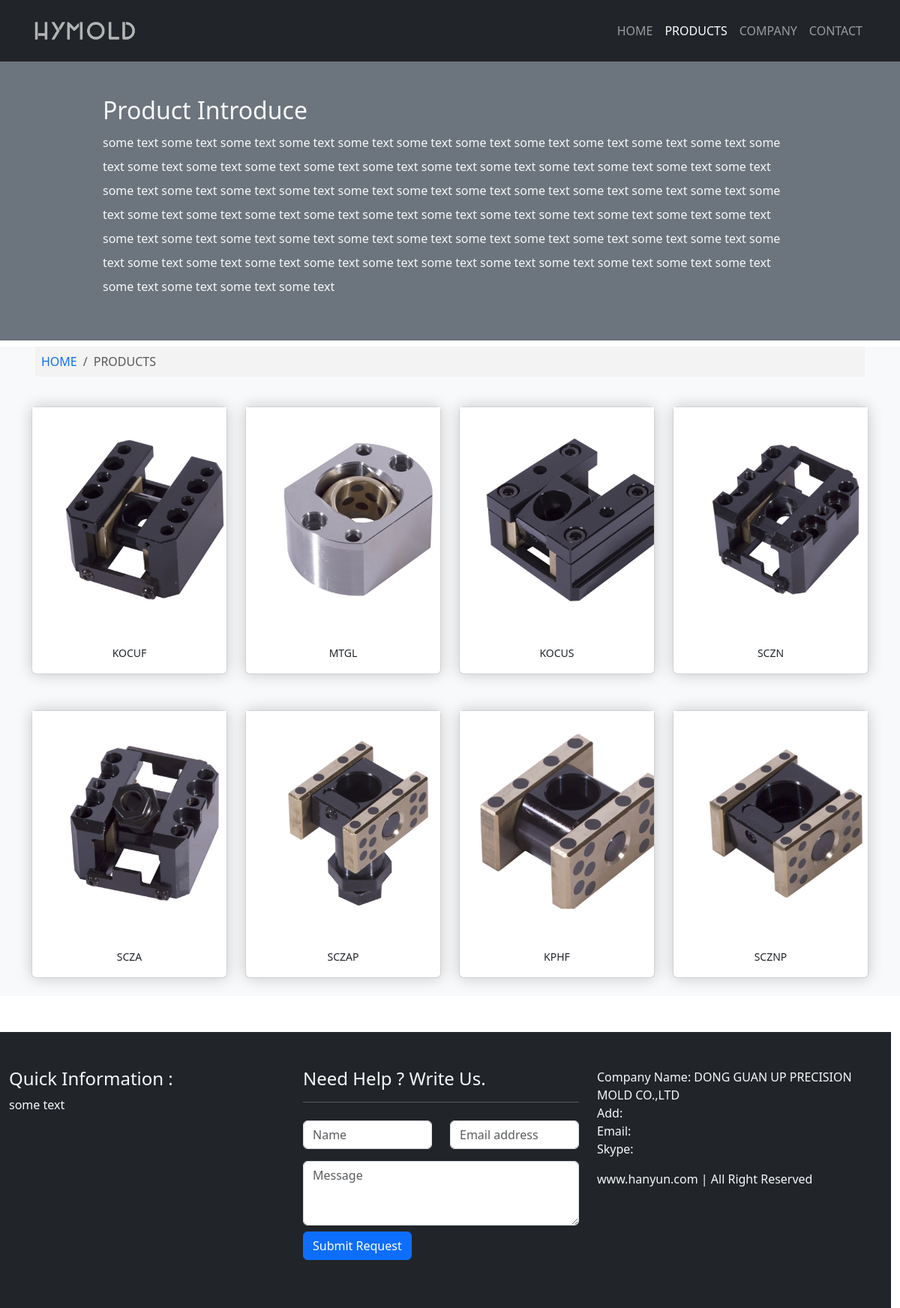
Page /products on the committed database.
### app.py (models this page shows)
class Product(db.Model):
    __tablename__ = 'product'
    id = db.Column(db.Integer, primary_key=True)
    name = db.Column(db.String(20))
    price = db.Column(db.Float)
    description = db.Column(db.String(200))
    content = db.Column(db.Text())
    timestamp = db.Column(db.DateTime, nullable=False, default=datetime.now, index=True)
    clicks = db.Column(db.Integer)

class Photo(db.Model):
    __tablename__ = 'photo'
    id = db.Column(db.Integer, primary_key=True)
    filename = db.Column(db.String(100))
    timestamp = db.Column(db.DateTime, nullable=False, default=datetime.now, index=True)
    product_id = db.Column(db.Integer, db.ForeignKey('product.id'))
    product = db.relationship('Product', backref=db.backref('photos', lazy='dynamic', cascade='all, delete-orphan'))
    source = db.Column(db.String(200), default='form')  # 区别图片来源

### app.py (the view)
@app.route('/products')
def products():
    return render_template('products.html')

### app.py (called while the page is built)
@app.context_processor
def make_template_context():
    return dict(
        products=Product.query.order_by(Product.id.asc()).all(),
        about=About.query.order_by(About.timestamp.desc()).first(),
    )

### templates/products.html (shortened to what this page needs)
{% extends 'base.html' %}
{% block nav_products %}
    active
{% endblock %}
{% block content %}
    <div class="section bg-secondary py-5 custom-container">
        <div class="container">
            <div class="row text-light">
                <div class="col-md-10 offset-md-1 col-sm-10 offset-sm-1">
                    <h2>Product Introduce</h2>
                    <h6 class="lh-lg">
                        some text some text some text some text some text some text some text some text some text some
                        text some text some text some text some text some text some text some text some text some text
                        some text some text some text some text some text some text some text some text some text some
                        text some text some text some text some text some text some text some text some text some text
                        some text some text some text some text some text some text some text some text some text some
                        text some text some text some text some text some text some text some text some text some text
                        some text some text some text some text some text some text some text some text some text some
                        text some text some text some text some text some text some text
                    </h6>
                </div>
            </div>
        </div>
    </div>
    <section class="text-center bg-light">
        <div class="container">
            <nav aria-label="breadcrumb" class="mt-2 mb-3">
                <ol class="breadcrumb p-2 breadcrumb-style">
                    <li class="breadcrumb-item">
                        <a href="{{ url_for('index') }}"
                           class="link-underline link-underline-opacity-0 link-underline-opacity-75-hover">HOME
                        </a>
                    </li>
                    <li class="breadcrumb-item active" aria-current="page">PRODUCTS</li>
                </ol>
            </nav>
            <div class="row">
                {% for product in products %}
                    <div class="col-md-3 col-sm-6 col-12 my-2">
                        <div class="card my-3 transition_style">
                            <div class="light-move">
                                <a href="{{ url_for('product', product_id=product.id) }}">
                                    {% set photo = product.photos|first %}
                                    {% if photo %}
                                        <img src="{{ url_for('get_image', filename=photo.filename) }}"
                                             alt="{{ product.name }}" style="width: 300px;height: auto;">
                                    {% else %}
                                        <img class="card-img-top"
                                             src="{{ url_for('static', filename='img/no_product.jpg') }}"
                                             alt="Card image cap">
                                    {% endif %}
                                </a>
                            </div>
                            <a href="{{ url_for('product', product_id=product.id) }}"
                               class="p-3 btn btn-sm">{{ product.name }}</a>
                        </div>
                    </div>
                {% endfor %}
            </div>
        </div>
    </section>
{% endblock %}

### static/css/styles.css (style rules this page uses)
.custom-container { margin-top: 80px; padding-left: 0px; padding-right: 0px; }
.transition_style { transition: all 0.5s; box-shadow: 0 0 20px rgba(0, 0, 0, 0.2) ; }
.breadcrumb-style { padding: 5px; margin: 5px; background-color: #f4f3f3; }
.light-move { position: relative; overflow: hidden; cursor: pointer; }
.light-move:after { position: absolute; left: -100%; top: 0; width: 50%; height: 100%; content: ""; background: linear-gradient(to right, rgba(255, 255, 255, 0) 0, rgba(255, 255, 255, 0.3) 50%, rgba(255, 255, 255, 0) 100%); transform: skewX(-45deg); pointer-events: none; }

### rows in the picture
Product: filename (picture), name "KOCUF"
Product: filename (picture), name "MTGL"
Product: filename (picture), name "KOCUS"
Product: filename (picture), name "SCZN"
Product: filename (picture), name "SCZA"
Product: filename (picture), name "SCZAP"
Product: filename (picture), name "KPHF"
Product: filename (picture), name "SCZNP"
